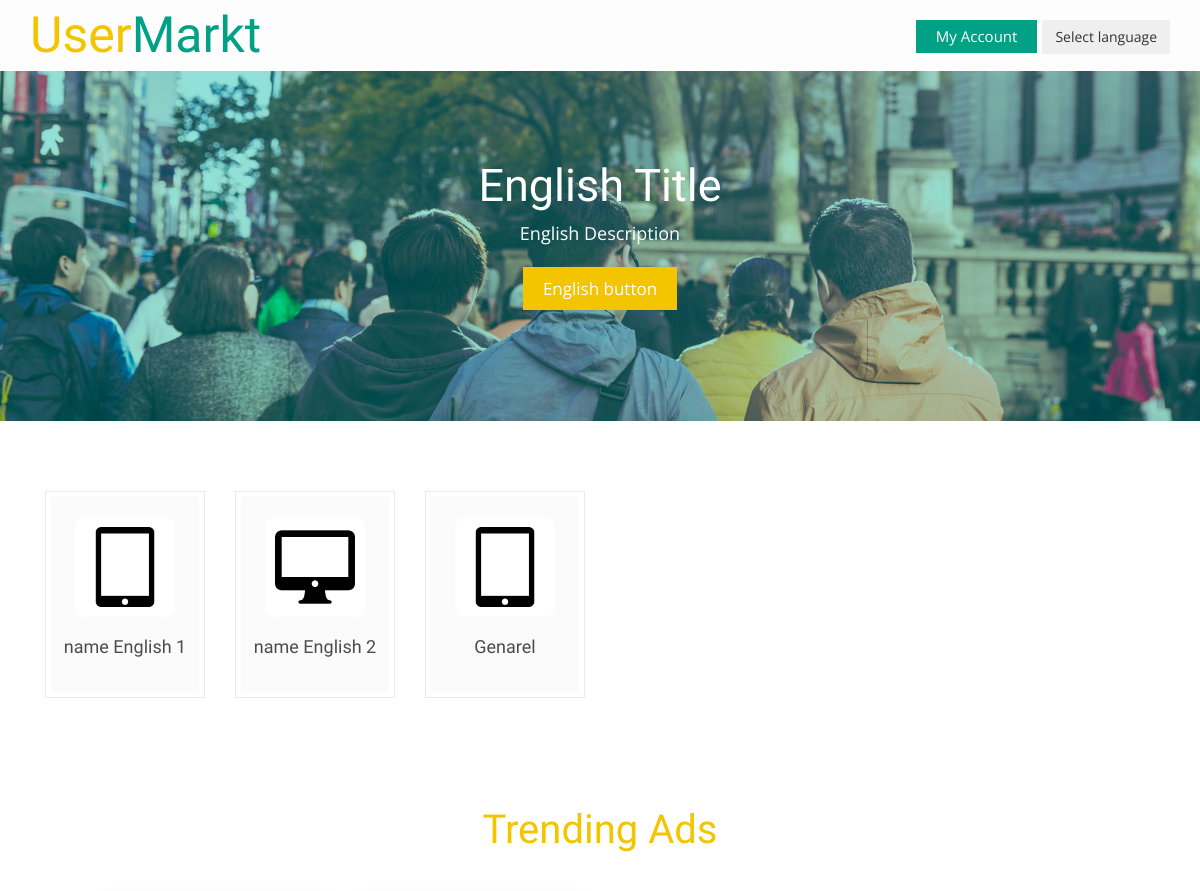
Before: / (upper part) with the older database file.
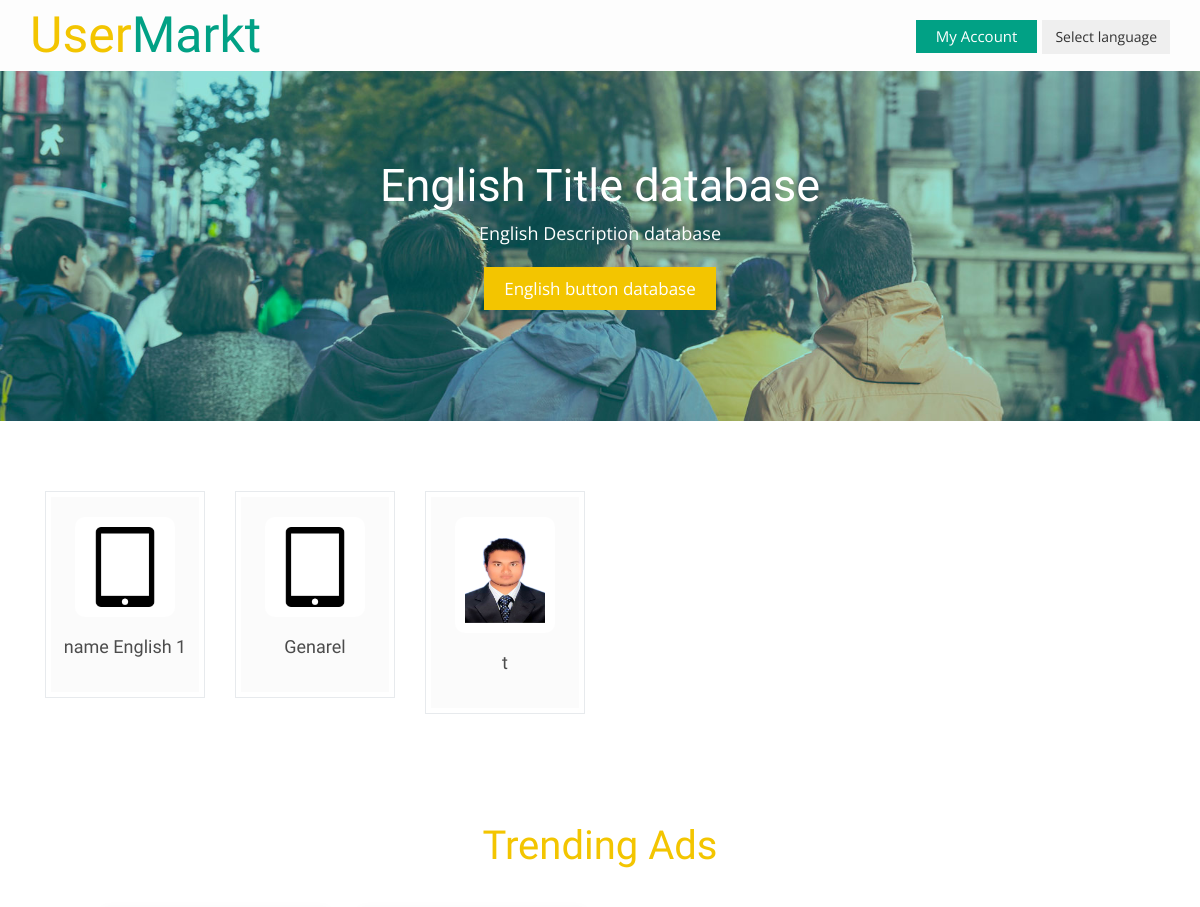
After: the same page with the newer database file.
### tables this page shows
CREATE TABLE `category` (
  `id` int(11) NOT NULL,
  `cat_id` int(11) NOT NULL,
  `en_title` varchar(250) NOT NULL,
  `de_title` varchar(250) NOT NULL,
  `icon` varchar(250) NOT NULL,
  `en_banner_title` varchar(250) NOT NULL,
  `de_banner_title` varchar(250) NOT NULL,
  `en_banner_dec` varchar(250) NOT NULL,
  `de_banner_dec` varchar(250) NOT NULL,
  `en_botton_text` varchar(250) NOT NULL,
  `de_botton_text` varchar(250) NOT NULL,
  `button_url` varchar(250) NOT NULL,
  `banner_img` varchar(250) NOT NULL
);

### lib/view.php (called while the page is built, shortened)
<?php
Class Database{
	public $host   = DB_HOST;
	public $user   = DB_USER;
	public $pass   = DB_PASS;
	public $dbname = DB_NAME;
	public $link;
	private function connectDB(){
	$this->link = new mysqli($this->host, $this->user, $this->pass, $this->dbname);
 }
	public function select($query){
		$result = $this->link->query($query) or die($this->link->error.__LINE__);
		if($result->num_rows > 0){
			return $result;
		} else {
			return false;
		}
	}
}

### inc/templect/catagory-with-icon.php (the view)
<div class="categories">
				<div class="container">
					 <?php
                          $query = "select * from category";
                          $post = $db->select($query);
                          if ($post) {
                            while ($result= $post -> fetch_assoc()) {
                            ?>
					<div class="col-md-2 focus-grid">
						<a href="categorie.php? $id=<?php echo $result['cat_id']; ?>">
							<div class="focus-border">
								<div class="focus-layout">
									<div class="focus-image">
										<img class="caticon" src="uploads/<?php echo $result['icon']; ?>">
									</div>
									<h4 class="clrchg"> <?php echo $result[$lang.'_title']; ?></h4>
								</div>
							</div>
						</a>
					</div>
					<?php }} ?>
					<div class="clearfix"></div>
				</div>
			</div>

### inc/hader.php (shortened to what this page needs)
<?php include 'lib/view.php'; ?>
<?php
$lang = "en";
?>
<?php
 $db = new Database();
 ?>
<!DOCTYPE html>
<html>
<head>
<link rel="stylesheet" href="css/bootstrap.min.css">
<link rel="stylesheet" href="css/bootstrap-select.css">
<link href="css/style.css" rel="stylesheet" type="text/css" media="all" />
<link rel="stylesheet" href="css/flexslider.css" type="text/css" media="screen" />
<link rel="stylesheet" href="css/font-awesome.min.css" />
<link rel="stylesheet" type="text/css" href="css/jquery-ui1.css">
<link href="css/jquery.uls.css" rel="stylesheet"/>
<link href="css/jquery.uls.grid.css" rel="stylesheet"/>
<link href="css/jquery.uls.lcd.css" rel="stylesheet"/>
    <link rel="stylesheet" type="text/css" href="css/easy-responsive-tabs.css " />
</head>
<body>
  <div class="header">
    <div class="container">
      <div class="logo">
        <a href="index.php"><span>User</span>Markt</a>
      </div>
      <div class="header-right">
        <ul class="hader-list-itam">
          <li>
            <a class="account" href="profile/index.php">My Account</a>
          </li>
          <li>
            <div class="dropdown lang-dropdown">
              <button class="btn btn-secondary dropdown-toggle" type="button" id="dropdownMenuButton" data-toggle="dropdown" aria-haspopup="true" aria-expanded="false">
                Select language
              </button>
            </div>
          </li>
        </ul>
    </div>
    </div>
  </div>

### inc/templect/baner.php
<?php
$id="";
if (isset($id)) {
  $id= 3;
  $query = "select * from category where cat_id= $id";
  $post = $db->select($query);
  if ($post) {
  $result= $post -> fetch_assoc(); ?>
  <div class="main-banner banner text-center">
	  <div class="container">
			<h1><?php echo $result[$lang.'_banner_title']; ?></h1>
			<p><?php echo $result[$lang.'_banner_dec']; ?></p>
			<a href="<?php echo $result['button_url']; ?>"><?php echo $result[$lang.'_botton_text']; ?></a>
	  </div>
	</div>
<?php
 }
}else{
  $query = "select * from category where cat_id= $cat_id";
  $post = $db->select($query);
  if ($post) {
  $result= $post -> fetch_assoc(); ?>
  <div class="main-banner banner text-center">
	  <div class="container">
			<h1><?php echo $result[$lang.'_banner_title']; ?></h1>
			<p><?php echo $result[$lang.'_banner_dec']; ?></p>
			<a href="<?php echo $result['button_url']; ?>"><?php echo $result[$lang.'_botton_text']; ?></a>
	  </div>
	</div>
<?php
 } }
?>

### index.php (shortened to what this page needs)
<?php
 include 'inc/hader.php';
  require_once ("inc/templect/baner.php");
 ?>
		<div class="content">
			<?php
			require_once ("inc/templect/catagory-with-icon.php")
			?>
			<div class="trending-ads">
				<div class="container">
				<div class="trend-ads">
					<h2>Trending Ads</h2>
					</div>
			</div>
			</div>
		</div>
<?php include 'inc/foter.php'; ?>

### inc/foter.php (shortened to what this page needs)
</body>
</html>

### css/easy-responsive-tabs.css (style rules this page uses)
ul.resp-tabs-list, p { margin: 0px; padding: 0px; }

Changed rows visible on the page:
removed category: icon (picture), en_title "name English 2"
changed category "Genarel": en_banner_title "English Title" → "English Title database"; en_banner_dec "English Description" → "English Description database"; en_botton_text "English button" → "English button database"
added category: icon (picture), en_title "t"
